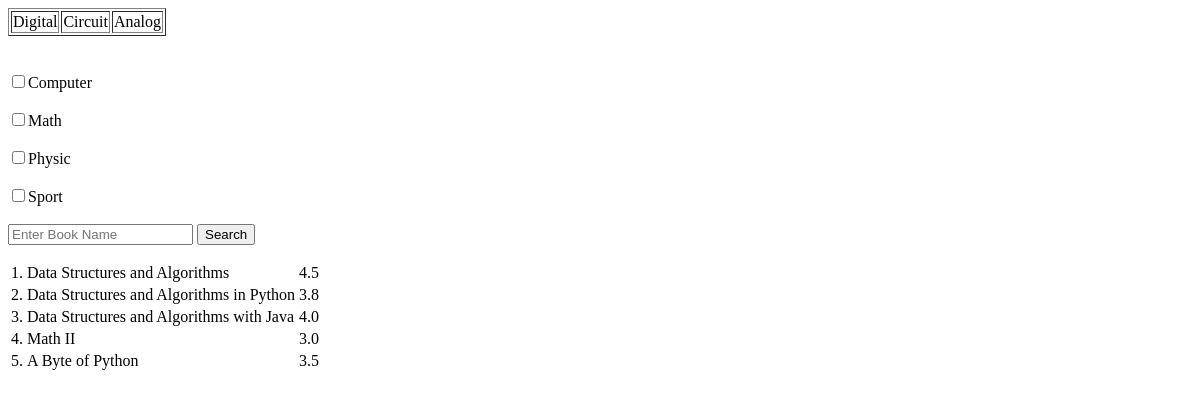
The app's page /book/, older data.
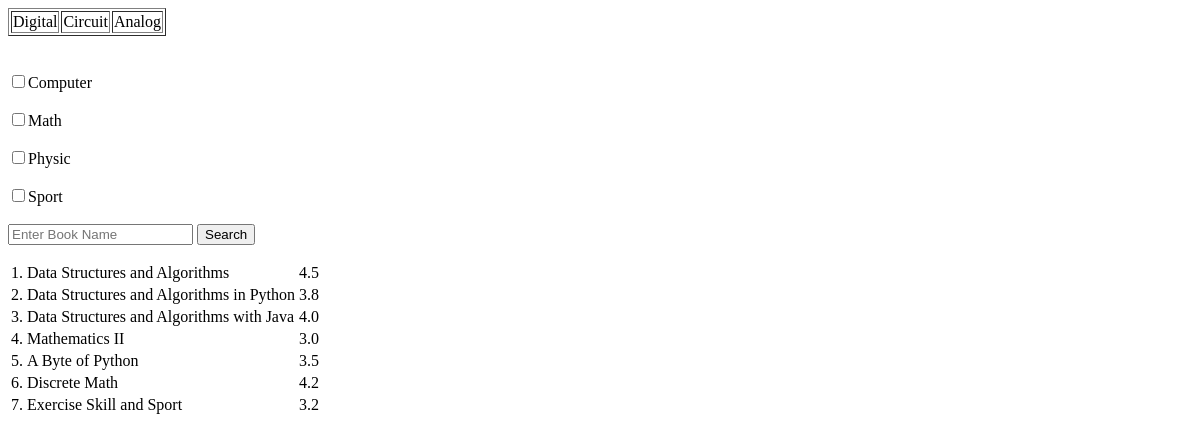
The same page, newer data.
### book/models.py (models this page shows, shortened)
class Book(models.Model):
    name = models.TextField(max_length=100)
    score = models.FloatField(validators=[MinValueValidator(0), MaxValueValidator(5)])
    categories = models.ManyToManyField(Categories)

### book/views.py (the view, shortened to what this page needs)
# urls.py: path('book/', book_views.find_book, name='book'),
def find_book(request):
    if request.method == 'GET':
        cate_name1 = request.GET.get('com', '')
        cate_name2 = request.GET.get('math', '')
        cate_name3 = request.GET.get('phy', '')
        cate_name4 = request.GET.get('sport', '')
        search_name = request.GET.get('book_name', '')
        if search_name != '':
            books = Book.objects.filter(name__contains=search_name)
            return render(request, 'book.html', {'books': books})
    books = Book.objects.all()
    return render(request, 'book.html', {'books': books})

### book/templates/book.html (shortened to what this page needs)
<html>
    <head>
    </head>
    <body>
        <table id="best_book" border="1">
            <tr>
                <td>Digital</td>
                <td>Circuit</td>
                <td>Analog</td>
            </tr>
        </table>
        <br><br>
        <form id="categories" method="GET">
            <input type="checkbox" name="com" value="Computer">Computer<br><br>
            <input type="checkbox" name="math" value="Math">Math<br><br>
            <input type="checkbox" name="phy" value="Physic">Physic<br><br>
            <input type="checkbox" name="sport" value="Sport">Sport<br><br>
            <input type="text" name="book_name" placeholder="Enter Book Name">
            <input type="submit" value="Search">
        </form>
        <table id="search_book">
            {% for book in books %}
            <tr>
                <td>{{ forloop.counter }}. </td>
                <td>{{ book.name }}</td>
                <td>{{ book.score }}</td>
            </tr>
            {% endfor %}
        </table>
    </body>
</html>

Row changes from the older to the newer data that the page shows:
removed Book: name "Math II", score "3.0"
added Book: name "Mathematics II", score "3.0"
added Book: name "Discrete Math", score "4.2"
added Book: name "Exercise Skill and Sport", score "3.2"
